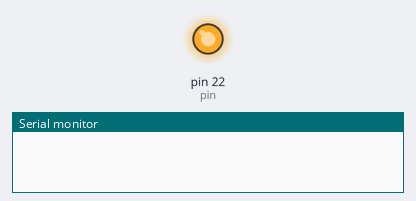
The sketch below on a simulated Arduino Mega 2560, built with avr-gcc and run on an emulated ATmega2560. Shown: output pins drawn as LEDs (lit = HIGH), the last lines printed to the serial monitor.

Above: at 0.2 s.
At 2.2 s:
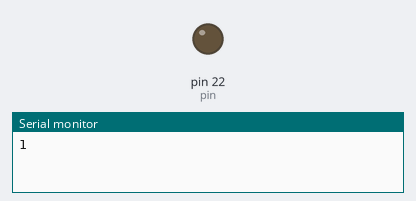
Timing chart, 0 to 5.2 s (numbered marks = the images above):
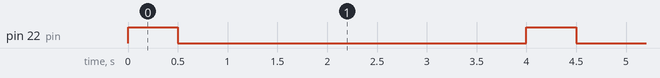

The sketch:

68.fizz_blink.ino
```cpp
const int pin = 22;

void setup() {
  //Set the pin 22 as output
  pinMode(pin, OUTPUT);
  //Set serial communication
  Serial.begin(9600);
}

void loop() {
  //LED blinks with odd numbers
  for(int i=0; i<30; i++){
    if (i%3==0){
      digitalWrite(pin, HIGH);
      delay(500);
      digitalWrite(pin, LOW);
      delay(500);
    }else{
      Serial.println(i);
    }
    delay(1000);
  }

}
```

Measured:
- by itself, pin 22 (pin): alternates HIGH for 0.50 s and LOW for 3.5 s
